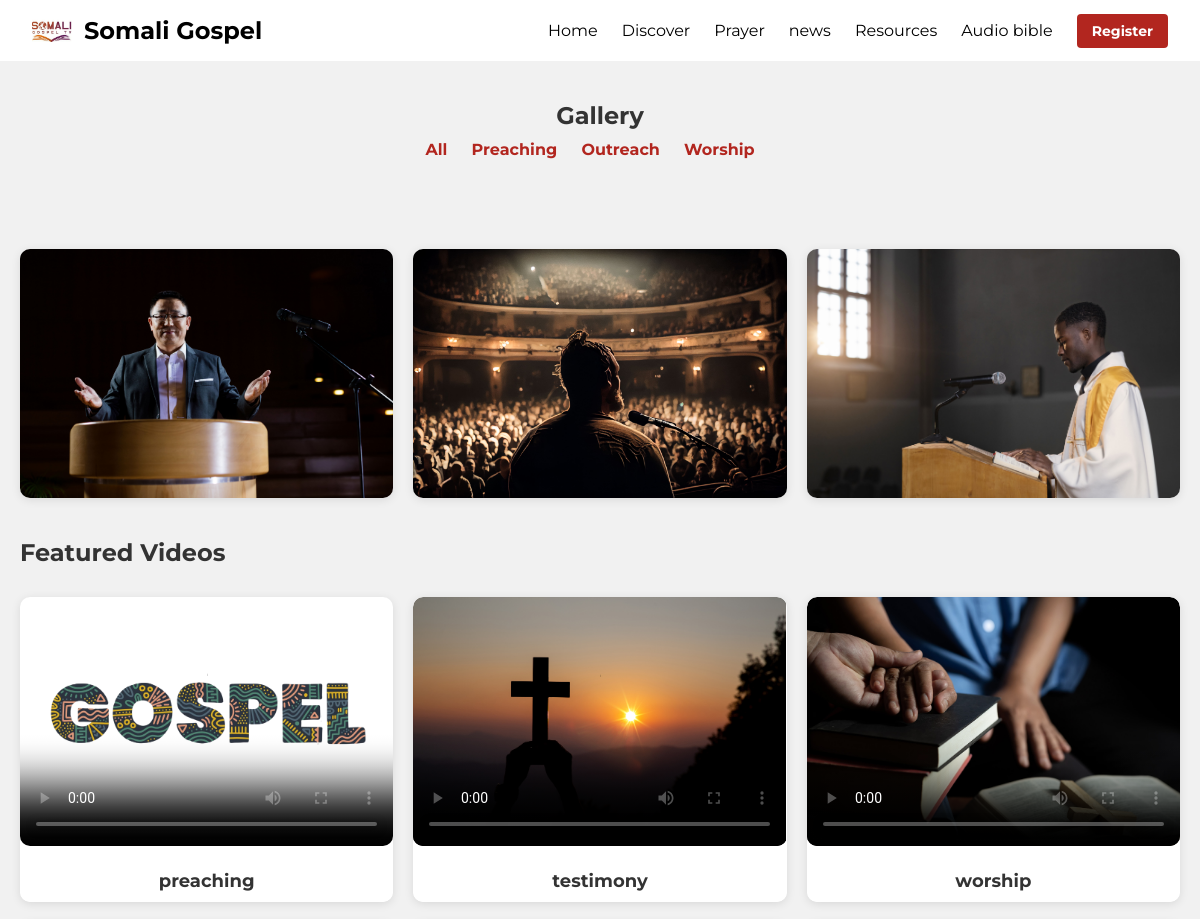
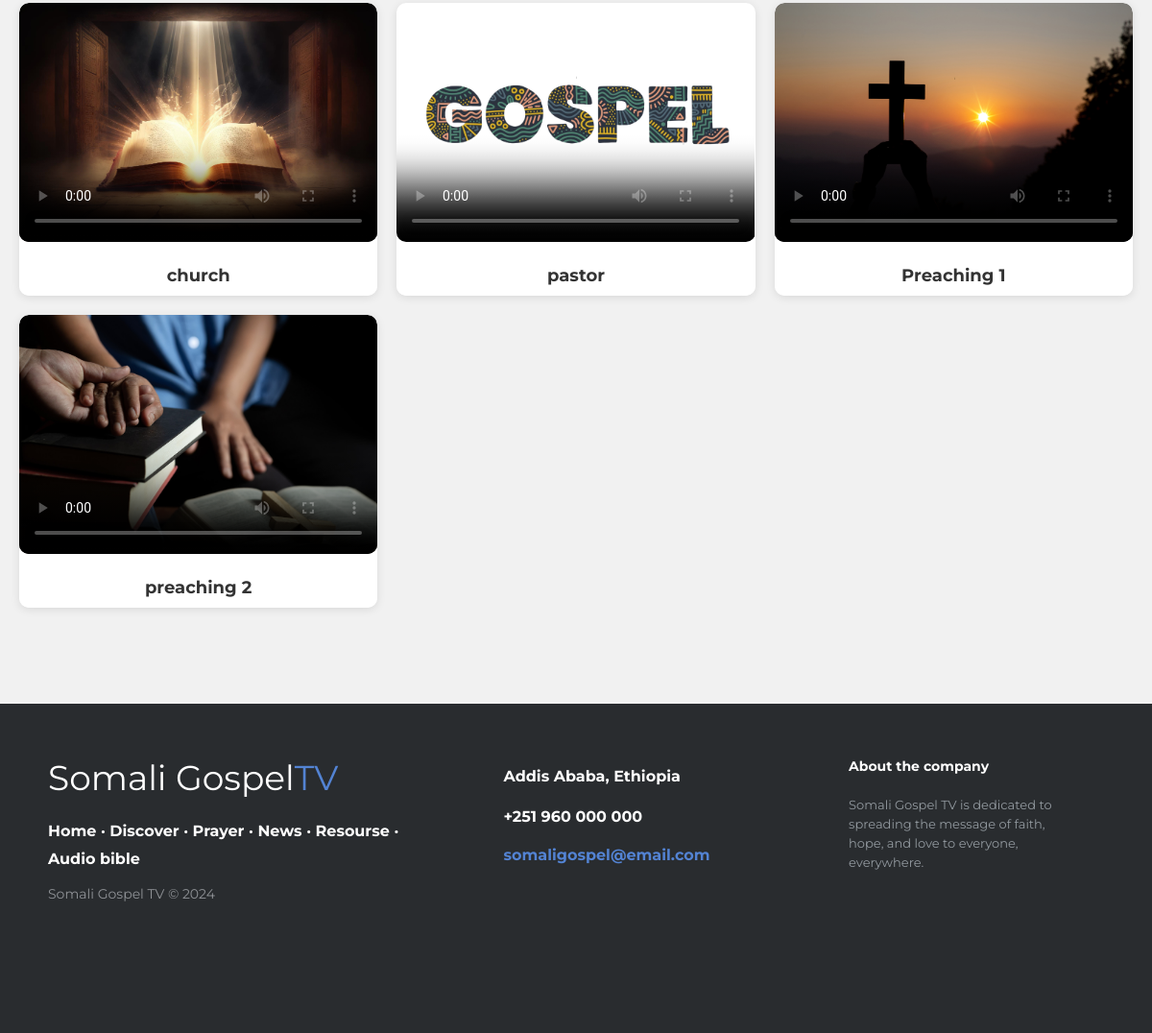
Screenshot of /gallery/?category=1 with the database file from the repository (2 pictures, top to bottom).
### main_app/models.py (models this page shows, shortened)
class ImageCategory(models.Model):
    name = models.CharField(max_length=100, unique=True)

class Image(models.Model):
    image = models.ImageField(upload_to='images/')  # The image file (stored in a folder called 'images/')
    category = models.ForeignKey(ImageCategory, on_delete=models.CASCADE, related_name='images')  # Linking image to a category
    created_at = models.DateTimeField(auto_now_add=True)  # Timestamp when the image was added
    updated_at = models.DateTimeField(auto_now=True)  # Timestamp when the image was last updated

class Video(models.Model):
    title = models.CharField(max_length=255)
    file = models.FileField(upload_to='videos/')  # Store videos in the 'videos' directory
    created_at = models.DateTimeField(auto_now_add=True)
    thumbnail = models.ImageField(upload_to='video_thumbnails/', null=True, blank=True)

### main_app/views.py (the view)
# urls.py: path('gallery/', views.image_gallery, name='gallery'),
def image_gallery(request):
    categories = ImageCategory.objects.all()
    selected_category = request.GET.get('category')  # Get the category from the query parameter
    if selected_category:
        images = Image.objects.filter(category__id=selected_category)
    else:
        images = Image.objects.all()
    videos = Video.objects.all()
    return render(request, 'main_app/gallery.html', {'categories': categories, 'images': images, 'videos': videos})

### main_app/templates/main_app/gallery.html (shortened to what this page needs)
{% load static %}
<!DOCTYPE html>
<html lang="en">
<head>
</head>
<body>
    {% include 'main_app/base.html' %}
    <div class="container">
        <div class="category-list">
            <h2>Gallery</h2>
            <ul>
                <li><a href="{% url 'gallery' %}" class="category-link">All</a></li>
                {% for category in categories %}
                    <li><a href="{% url 'gallery' %}?category={{ category.id }}" class="category-link">{{ category.name }}</a></li>
                {% endfor %}
            </ul>
        </div>
        <div class="gallery">
            {% if images %}
                <div class="image-grid">
                    {% for image in images %}
                        <div class="image-item">
                            <a href="{{ image.image.url }}" class="image-link">
                                <img src="{{ image.image.url }}" alt="{{ image.title }}" loading="lazy">
                            </a>
                        </div>
                    {% endfor %}
                </div>
            {% else %}
                <p>No images available for this category.</p>
            {% endif %}
        </div>
        <div class="video-section">
            <h2>Featured Videos</h2>
            <div class="video-grid">
                {% for video in videos %}
                    <div class="video-item">
                        <video id="video-{{ video.id }}" controls poster="{{ video.thumbnail.url }}">
                            <source src="{{ video.file.url }}" type="video/mp4">
                        </video>
                        <div class="video-title">{{ video.title }}</div>
                    </div>
                {% endfor %}
            </div>
        </div>
    </div>
    {% include 'main_app/footer.html' %}
</body>
</html>

### main_app/static/css/navbar.css (style rules this page uses)
* { margin: 0; padding: 0; box-sizing: border-box; font-family: 'Montserrat', sans-serif;; }

### main_app/templates/main_app/gallery.html (style rules this page uses)
body { font-family: 'Arial', sans-serif; background-color: #f1f1f1; margin: 0; padding: 0; color: #333; box-sizing: border-box; }
.container { display: flex; flex-direction: column; align-items: center; max-width: 1200px; margin: 0 auto; padding: 20px; }
.category-list { width: 100%; padding: 20px; margin-bottom: 40px; text-align: center; }
.category-list h2 { margin: 0; font-size: 24px; color: #333; }
.category-list ul { list-style-type: none; padding-left: 0; margin-top: 10px; }
.category-list li { display: inline-block; margin-right: 20px; }
.category-list .category-link { text-decoration: none; color: #b2261f; font-weight: bold; transition: color 0.3s ease; }
.gallery { width: 100%; }
.image-grid { display: grid; grid-template-columns: repeat(auto-fill, minmax(300px, 1fr)); gap: 20px; margin-top: 30px; }
.image-item { background-color: #fff; border-radius: 10px; overflow: hidden; box-shadow: 0 2px 10px rgba(0, 0, 0, 0.1); transition: transform 0.3s ease; }
.image-link img { width: 100%; height: auto; display: block; object-fit: cover; transition: opacity 0.3s ease; }
.video-section { margin-top: 40px; width: 100%; }
.video-grid { display: grid; grid-template-columns: repeat(auto-fill, minmax(300px, 1fr)); gap: 20px; margin-top: 30px; }
.video-item { background-color: #fff; border-radius: 10px; overflow: hidden; box-shadow: 0 2px 10px rgba(0, 0, 0, 0.1); transition: transform 0.3s ease; text-align: center; }
video { width: 100%; height: auto; border-radius: 10px; }
.video-title { font-size: 18px; font-weight: bold; color: #333; padding: 10px; background-color: #fff; border-radius: 0 0 10px 10px; margin-top: 10px; text-align: center; transition: color 0.3s ease; }

### rows the page displays
ImageCategory: name "Preaching"
ImageCategory: name "Outreach"
ImageCategory: name "Worship"
Image: image (picture)
Image: image (picture)
Image: image (picture)
Video: title "preaching"
Video: title "testimony"
Video: title "worship"
Video: title "church"
Video: title "pastor"
Video: title "Preaching 1"
Video: title "preaching 2"
